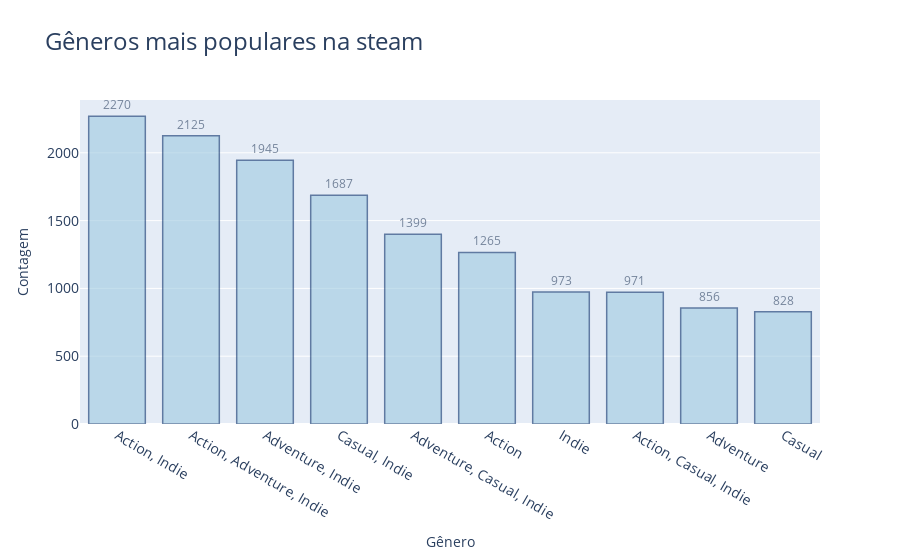

Write notebook code for a chart like this one.
### Code cell
# Criar um objeto de gráfico de barras com personalizações
bar_chart = go.Bar(
    x=top_10_frequency_genres['title'], 
    y=top_10_frequency_genres['count'],
    marker=dict(color='rgb(158,202,225)', line=dict(color='rgb(8,48,107)', width=1.5)),  # Personaliza as cores das barras
    opacity=0.6,  # Define a opacidade das barras
    text=top_10_frequency_genres['count'],  # Adiciona o valor de contagem como texto nas barras
    textposition='outside',  # Posiciona o texto fora das barras
)

# Layout do gráfico com personalizações
layout = go.Layout(
    title='Gêneros mais populares na steam ',
    title_font=dict(size=24),
    xaxis=dict(title='Gênero', tickfont=dict(size=14)),  # Personaliza o tamanho da fonte no eixo x
    yaxis=dict(title='Contagem', tickfont=dict(size=14)),  # Personaliza o tamanho da fonte no eixo y
    bargap=0.15,  # Define o espaço entre as barras
    bargroupgap=0.1,  # Define o espaço entre grupos de barras
    height=600  # Define a altura do gráfico
)

# Criar figura
fig = go.Figure(data=[bar_chart], layout=layout)

# Plotar o gráfico diretamente na célula do Jupyter
iplot(fig)

### Figure 1 — Plotly figure (JSON) as saved in the notebook; plotly's stock layout.template omitted (floating-point values rounded to 4 significant figures)
{"data": [{"marker": {"color": "rgb(158,202,225)", "line": {"color": "rgb(8,48,107)", "width": 1.5}}, "opacity": 0.6, "text": [2270, 2125, 1945, 1687, 1399, 1265, 973, 971, 856, 828], "textposition": "outside", "type": "bar", "x": ["Action, Indie", "Action, Adventure, Indie", "Adventure, Indie", "Casual, Indie", "Adventure, Casual, Indie", "Action", "Indie", "Action, Casual, Indie", "Adventure", "Casual"], "y": [2270, 2125, 1945, 1687, 1399, 1265, 973, 971, 856, 828]}], "layout": {"autosize": true, "bargap": 0.15, "bargroupgap": 0.1, "title": {"font": {"size": 24}, "text": "Gêneros mais populares na steam "}, "xaxis": {"autorange": true, "range": [-0.5, 9.5], "tickfont": {"size": 14}, "title": {"text": "Gênero"}, "type": "category"}, "yaxis": {"autorange": true, "range": [0, 2389.0], "tickfont": {"size": 14}, "title": {"text": "Contagem"}, "type": "linear"}}}
